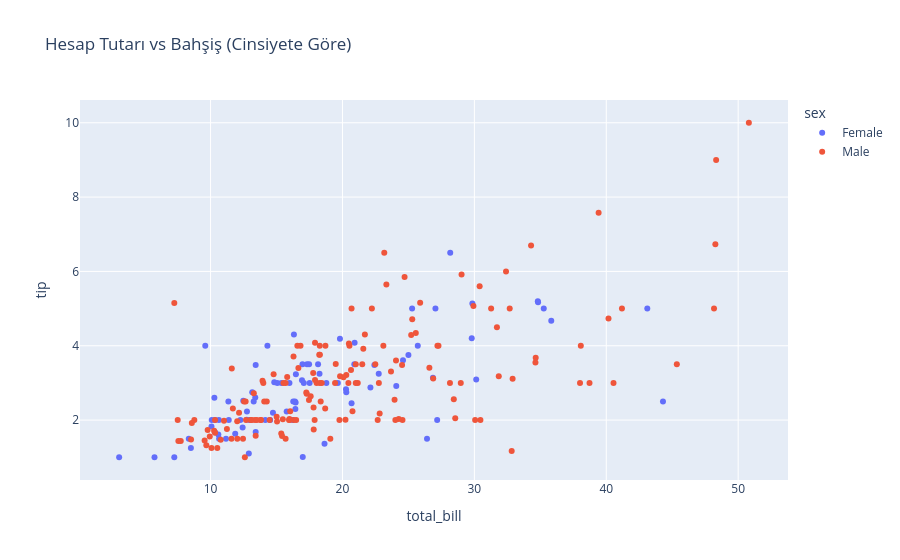

The notebook cell saved with this chart:
### Markdown cell above
Restoranımız, akşamları öğlen vaktine kıyasla yaklaşık 3 kat daha fazla ciro yapmaktadır. Bu durumda akşam vakitleri ve öğlen vakitleri çalışan sayısını optimize etme, restoranı daha geç vakitte açma gibi seçenekler düşünülebilir.

### Code cell
fig3 = px.scatter(df, x='total_bill', y='tip', color='sex', title='Hesap Tutarı vs Bahşiş (Cinsiyete Göre)')
fig3.show()

### Figure 1 — Plotly figure (JSON) as saved in the notebook; plotly's stock layout.template omitted (floating-point values rounded to 4 significant figures; data arrays with more than 128 entries replaced by an {"elided": "..."} marker saying what was removed)
{"data": [{"hovertemplate": "sex=Female<br>total_bill=%{x}<br>tip=%{y}<extra></extra>", "legendgroup": "Female", "marker": {"color": "#636efa", "symbol": "circle"}, "mode": "markers", "name": "Female", "orientation": "v", "showlegend": true, "type": "scatter", "x": [16.99, 24.59, 35.26, 14.83, 10.33, 16.97, 20.29, 15.77, 19.65, 15.06, 20.69, 16.93, 10.29, 34.81, 26.41, 16.45, 3.07, 17.07, 26.86, 25.28, 14.73, 10.07, 34.83, 5.75, 16.32, 22.75, 11.35, 15.38, 44.3, 22.42, 20.92, 14.31, 7.25, 25.71, 17.31, 10.65, 12.43, 24.08, 13.42, 12.48, 29.8, 14.52, 11.38, 20.27, 11.17, 12.26, 18.26, 8.51, 10.33, 14.15, 13.16, 17.47, 27.05, 16.43, 8.35, 18.64, 11.87, 29.85, 25.0, 13.39, 16.21, 17.51, 10.59, 10.63, 9.6, 20.9, 18.15, 19.81, 43.11, 13.0, 12.74, 13.0, 16.4, 16.47, 12.76, 13.27, 28.17, 12.9, 30.14, 13.42, 15.98, 16.27, 10.09, 22.12, 35.83, 27.18, 18.78], "xaxis": "x", "y": [1.01, 3.61, 5.0, 3.02, 1.67, 3.5, 2.75, 2.23, 3.0, 3.0, 2.45, 3.07, 2.6, 5.2, 1.5, 2.47, 1.0, 3.0, 3.14, 5.0, 2.2, 1.83, 5.17, 1.0, 4.3, 3.25, 2.5, 3.0, 2.5, 3.48, 4.08, 4.0, 1.0, 4.0, 3.5, 1.5, 1.8, 2.92, 1.68, 2.52, 4.2, 2.0, 2.0, 2.83, 1.5, 2.0, 3.25, 1.25, 2.0, 2.0, 2.75, 3.5, 5.0, 2.3, 1.5, 1.36, 1.63, 5.14, 3.75, 2.61, 2.0, 3.0, 1.61, 2.0, 4.0, 3.5, 3.5, 4.19, 5.0, 2.0, 2.01, 2.0, 2.5, 3.23, 2.23, 2.5, 6.5, 1.1, 3.09, 3.48, 3.0, 2.5, 2.0, 2.88, 4.67, 2.0, 3.0], "yaxis": "y"}, {"hovertemplate": "sex=Male<br>total_bill=%{x}<br>tip=%{y}<extra></extra>", "legendgroup": "Male", "marker": {"color": "#EF553B", "symbol": "circle"}, "mode": "markers", "name": "Male", "orientation": "v", "showlegend": true, "type": "scatter", "x": {"elided": "157 float values"}, "xaxis": "x", "y": {"elided": "157 float values"}, "yaxis": "y"}], "layout": {"legend": {"title": {"text": "sex"}, "tracegroupgap": 0}, "title": {"text": "Hesap Tutarı vs Bahşiş (Cinsiyete Göre)"}, "xaxis": {"anchor": "y", "domain": [0, 1], "title": {"text": "total_bill"}}, "yaxis": {"anchor": "x", "domain": [0, 1], "title": {"text": "tip"}}}}
